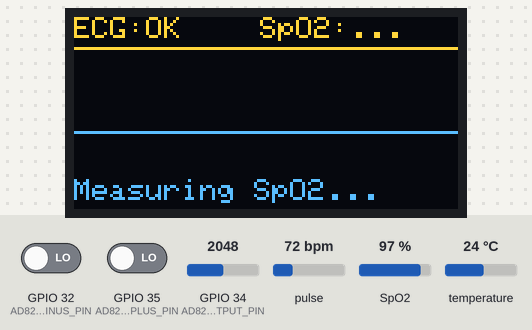
This program was run on a simulated ESP32. Parts: 128×64 one-colour display. Inputs (shaded band) come from the test bench; at power-on: GPIO 34 (AD8232_OUTPUT_PIN) = 2048, GPIO 35 (AD8232_LO_PLUS_PIN) LOW, GPIO 32 (AD8232_LO_MINUS_PIN) LOW, pulse 72 bpm, SpO2 97 %, temperature 24 °C (analog values on the 0–4095 scale). The OLED is the two-colour kind (top 16 rows yellow); WiFi joins after 1.5 s; servers stay silent unless stated; uploads are accepted with an empty reply; what the program prints to the serial monitor is not drawn.

Above: at 4.5 s.
4.6 s: GPIO 34 (AD8232_OUTPUT_PIN) set to 2137
At 5.7 s:
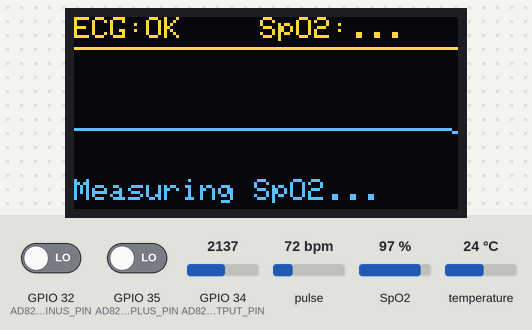
7.6 s: GPIO 35 (AD8232_LO_PLUS_PIN) driven HIGH
At 9.1 s:
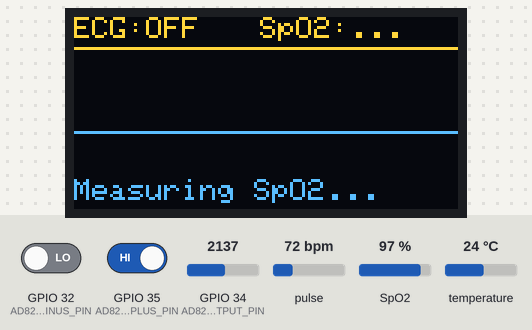
9.4 s: GPIO 35 (AD8232_LO_PLUS_PIN) driven LOW
At 10.9 s:
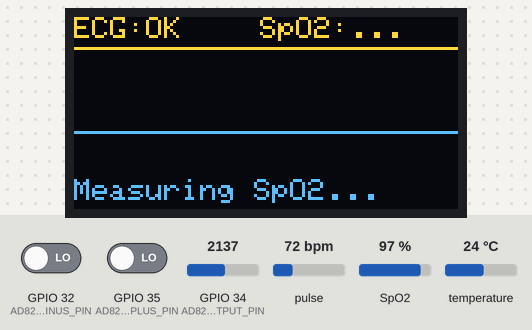
11.8 s: GPIO 34 (AD8232_OUTPUT_PIN) set to 2866
At 13.5 s:
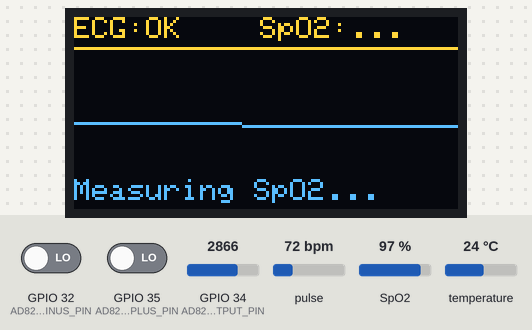
13.6 s: GPIO 32 (AD8232_LO_MINUS_PIN) driven HIGH
At 14.03 s:
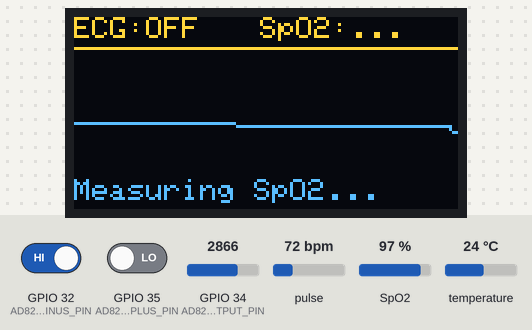
15.6 s: GPIO 32 (AD8232_LO_MINUS_PIN) driven LOW
At 31.2 s:
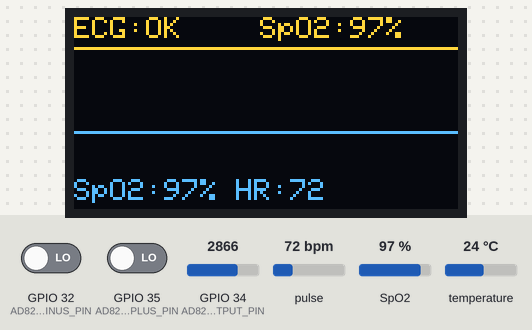
Timing chart, 0 to 31.6 s (numbered marks = the images above; inputs shaded):
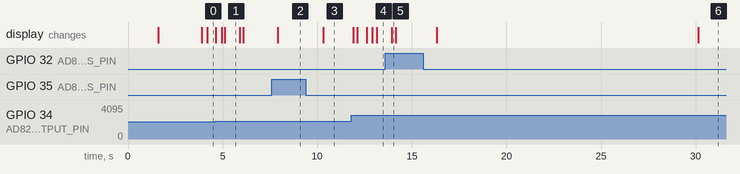

Measured:
- the behaviour switches between 2076 and 2077 on GPIO 34 (AD8232_OUTPUT_PIN) (found by bisection; images 0 and 1)
- after the input at 4.6 s, the display: first changes after 0.05 s (image 1 shows a later state)
- after the input at 7.6 s, the display: changes after 0.31 s (image 2)
- after the input at 9.4 s, the display: changes after 0.91 s (image 3)
- after the input at 11.8 s, the display: first changes after 0.11 s (image 4 shows a later state)
- after the input at 13.6 s, the display: changes after 0.33 s (image 5)
- after the input at 15.6 s, the display: first changes after 0.72 s (image 6 shows a later state)

The program:

main.cpp
```cpp
#include <Arduino.h>
#include <Wire.h>
#include <WiFi.h>
#include <HTTPClient.h>
#include <ArduinoJson.h>
#include <Adafruit_GFX.h>
#include <Adafruit_SSD1306.h>
#include <OneWire.h>
#include <DallasTemperature.h>

#include "MAX30105.h"
#include "spo2_algorithm.h"
#include "pins.h"

// =====================================================
// OLED CONFIGURATION
// =====================================================
#define SCREEN_WIDTH 128
#define SCREEN_HEIGHT 64
#define OLED_RESET -1

Adafruit_SSD1306 display(SCREEN_WIDTH, SCREEN_HEIGHT, &Wire, OLED_RESET);

// =====================================================
// SENSORS & NETWORK CONFIGURATION
// =====================================================
MAX30105 particleSensor;

OneWire oneWire(DS18B20_DATA_PIN);
DallasTemperature tempSensor(&oneWire);

const char* WIFI_SSID = "YOUR_WIFI_SSID";
const char* WIFI_PASS = "YOUR_WIFI_PASSWORD";
const char* SERVER_URL = "http://YOUR_SERVER_IP:4000/api/readings";
const char* DEVICE_API_KEY = "dev-api-key-123";
const char* DEVICE_ID = "ESP32_HARDWARE_NODE_01";
const char* PATIENT_ID = "PATIENT_DEMO_2026";

// =====================================================
// MAX30102 SPO2 BUFFER (SparkFun algorithm uses 100 samples)
// =====================================================
#define BUFFER_SIZE 100

uint32_t irBuffer[BUFFER_SIZE];
uint32_t redBuffer[BUFFER_SIZE];
int bufferIndex = 0;

int32_t spo2 = 0;
int8_t validSpO2 = 0;
int32_t maxHR = 0;
int8_t validHR = 0;

byte maxSampleCounter = 0;
#define FINGER_THRESHOLD 50000
long latestIR = 0;
long latestRED = 0;

// =====================================================
// ECG & TELEMETRY BUFFERS
// =====================================================
#define ECG_SAMPLE_RATE 250
#define ECG_SAMPLE_INTERVAL_US (1000000 / ECG_SAMPLE_RATE)
#define ECG_TELEMETRY_SIZE 187

int waveform[SCREEN_WIDTH];
float ecgTelemetryBuffer[ECG_TELEMETRY_SIZE];
int ecgTelemetryIndex = 0;

float baseline = 2048.0;
float ECG_GAIN = 0.035;

unsigned long lastECGSample = 0;
unsigned long lastDisplay = 0;
unsigned long lastTelemetrySend = 0;
unsigned long lastTempRead = 0;

float currentTemperature = NAN;
bool temperatureValid = false;

// =====================================================
// SETUP
// =====================================================
void setup() {
  Serial.begin(115200);

  // I2C
  Wire.begin(I2C_SDA_PIN, I2C_SCL_PIN);

  // AD8232
  pinMode(AD8232_LO_PLUS_PIN, INPUT);
  pinMode(AD8232_LO_MINUS_PIN, INPUT);
  analogReadResolution(12);
  analogSetPinAttenuation(AD8232_OUTPUT_PIN, ADC_11db);

  // OLED
  if (!display.begin(SSD1306_SWITCHCAPVCC, 0x3C)) {
    Serial.println("OLED NOT FOUND");
    while (1);
  }

  display.clearDisplay();
  display.setTextColor(SSD1306_WHITE);
  display.setTextSize(2);
  display.setCursor(25, 5);
  display.println("HEALTH");
  display.setTextSize(1);
  display.setCursor(35, 32);
  display.println("Starting...");
  display.display();
  delay(1500);

  // MAX30102
  if (!particleSensor.begin(Wire, I2C_SPEED_FAST)) {
    Serial.println("MAX30102 NOT FOUND");
    display.clearDisplay();
    display.setTextSize(1);
    display.setCursor(5, 20);
    display.println("MAX30102 NOT FOUND");
    display.setCursor(5, 35);
    display.println("Check SDA/SCL");
    display.display();
    while (1);
  }

  byte ledBrightness = 60;
  byte sampleAverage = 4;
  byte ledMode = 2;       // RED + IR
  int sampleRate = 100;   // 100 Hz
  int pulseWidth = 411;
  int adcRange = 4096;

  particleSensor.setup(ledBrightness, sampleAverage, ledMode, sampleRate, pulseWidth, adcRange);

  // DS18B20
  tempSensor.begin();

  // Initialize waveform & telemetry buffer
  for (int i = 0; i < SCREEN_WIDTH; i++) {
    waveform[i] = 38;
  }
  for (int i = 0; i < ECG_TELEMETRY_SIZE; i++) {
    ecgTelemetryBuffer[i] = 0.0;
  }

  display.clearDisplay();
  display.display();

  // Wi-Fi Connection
  WiFi.begin(WIFI_SSID, WIFI_PASS);
  Serial.print("Connecting to Wi-Fi");
  int retries = 0;
  while (WiFi.status() != WL_CONNECTED && retries < 20) {
    delay(500);
    Serial.print(".");
    retries++;
  }
  if (WiFi.status() == WL_CONNECTED) {
    Serial.println("\n[Wi-Fi] Connected! IP: " + WiFi.localIP().toString());
  } else {
    Serial.println("\n[Wi-Fi] Offline/Pending connection mode.");
  }

  lastECGSample = micros();

  Serial.println();
  Serial.println("====================================");
  Serial.println(" HEALTH MONITOR & TELEMETRY NODE");
  Serial.println(" ECG + MAX30102 + DS18B20 + Wi-Fi");
  Serial.println("====================================");
  Serial.println();
}

// =====================================================
// TELEMETRY TRANSMISSION
// =====================================================
// Base epoch: 2026-01-01T00:00:00Z as Unix seconds
#define EPOCH_BASE_SEC 1767225600UL

// Build a UTC ISO-8601 timestamp from millis() offset against EPOCH_BASE_SEC
String buildTimestamp() {
  unsigned long totalSec = EPOCH_BASE_SEC + (millis() / 1000UL);
  unsigned int ms       = millis() % 1000;
  unsigned long sec  = totalSec % 60;
  unsigned long min  = (totalSec / 60) % 60;
  unsigned long hr   = (totalSec / 3600) % 24;
  unsigned long days = totalSec / 86400;
  // approximate Gregorian date from day count (good for ~2026-2099)
  unsigned long y = 2000;
  while (true) {
    bool leap = (y % 4 == 0 && (y % 100 != 0 || y % 400 == 0));
    unsigned long dy = leap ? 366 : 365;
    if (days < dy) break;
    days -= dy;
    y++;
  }
  static const uint8_t dpm[12] = {31,28,31,30,31,30,31,31,30,31,30,31};
  bool leap = (y % 4 == 0 && (y % 100 != 0 || y % 400 == 0));
  unsigned long m = 1;
  for (; m <= 12; m++) {
    unsigned long dim = dpm[m - 1] + (m == 2 && leap ? 1 : 0);
    if (days < dim) break;
    days -= dim;
  }
  unsigned long d = days + 1;
  char buf[28];
  snprintf(buf, sizeof(buf), "%04lu-%02lu-%02luT%02lu:%02lu:%02lu.%03uZ",
           y, m, d, hr, min, sec, ms);
  return String(buf);
}

void sendTelemetry(bool leadOff) {
  JsonDocument doc;
  doc["deviceId"] = DEVICE_ID;
  doc["patientId"] = PATIENT_ID;
  doc["timestamp"] = buildTimestamp();

  bool fingerDetected = (latestIR >= FINGER_THRESHOLD);

  if (fingerDetected && validHR) {
    doc["heartRate"] = maxHR;
    doc["heartRateValid"] = true;
  } else {
    doc["heartRate"] = nullptr;
    doc["heartRateValid"] = false;
  }

  if (fingerDetected && validSpO2) {
    doc["spo2"] = spo2;
    doc["spo2Valid"] = true;
  } else {
    doc["spo2"] = nullptr;
    doc["spo2Valid"] = false;
  }

  if (temperatureValid) {
    doc["temperature"] = currentTemperature;
    doc["temperatureValid"] = true;
  } else {
    doc["temperature"] = nullptr;
    doc["temperatureValid"] = false;
  }

  JsonArray ecgArray = doc["ecg"].to<JsonArray>();
  if (!leadOff) {
    for (int i = 0; i < ECG_TELEMETRY_SIZE; i++) {
      ecgArray.add(ecgTelemetryBuffer[(ecgTelemetryIndex + i) % ECG_TELEMETRY_SIZE]);
    }
  }

  doc["ecgLeadOff"] = leadOff;
  doc["ecgSignalQuality"] = leadOff ? "LEAD_OFF" : "GOOD";
  doc["ppgSignalQuality"] = fingerDetected ? (validSpO2 ? "GOOD" : "POOR") : "NO_FINGER";
  doc["fingerDetected"] = fingerDetected;
  doc["wifiRssi"] = WiFi.RSSI();
  doc["max30102Status"] = fingerDetected ? "CONNECTED" : "NO_FINGER";
  doc["ad8232Status"] = leadOff ? "LEAD_OFF" : "GOOD_SIGNAL";
  doc["ds18b20Status"] = temperatureValid ? "CONNECTED" : "INVALID";
  doc["esp32Status"] = "ONLINE";

  String jsonPayload;
  serializeJson(doc, jsonPayload);

  Serial.print("[TELEMETRY_JSON]");
  Serial.println(jsonPayload);

  if (WiFi.status() == WL_CONNECTED) {
    HTTPClient http;
    http.begin(SERVER_URL);
    http.addHeader("Content-Type", "application/json");
    http.addHeader("x-device-api-key", DEVICE_API_KEY);

    int httpCode = http.POST(jsonPayload);
    if (httpCode > 0) {
      Serial.printf("[HTTP] POST Code: %d\n", httpCode);
    } else {
      Serial.printf("[HTTP] POST Failed: %s\n", http.errorToString(httpCode).c_str());
    }
    http.end();
  }
}

// =====================================================
// LOOP
// =====================================================
void loop() {
  unsigned long currentMicros = micros();
  unsigned long currentMillis = millis();

  // -------------------------------------------------
  // 1. DS18B20 TEMPERATURE SAMPLING (Every 2s)
  // -------------------------------------------------
  if (currentMillis - lastTempRead >= 2000) {
    lastTempRead = currentMillis;
    tempSensor.requestTemperatures();
    float t = tempSensor.getTempCByIndex(0);
    if (t > -55.0 && t < 85.0) {
      currentTemperature = t;
      temperatureValid = true;
    } else {
      temperatureValid = false;
    }
  }

  // -------------------------------------------------
  // 2. AD8232 ECG SAMPLING @ 250 Hz
  // -------------------------------------------------
  if (currentMicros - lastECGSample >= ECG_SAMPLE_INTERVAL_US) {
    lastECGSample += ECG_SAMPLE_INTERVAL_US;

    int rawECG = analogRead(AD8232_OUTPUT_PIN);
    bool leadOff = digitalRead(AD8232_LO_PLUS_PIN) || digitalRead(AD8232_LO_MINUS_PIN);

    baseline = baseline * 0.995 + rawECG * 0.005;
    float ecgAC = rawECG - baseline;

    int y = 38 - (int)(ecgAC * ECG_GAIN);
    y = constrain(y, 14, 50);

    for (int i = 0; i < SCREEN_WIDTH - 1; i++) {
      waveform[i] = waveform[i + 1];
    }
    waveform[SCREEN_WIDTH - 1] = leadOff ? 38 : y;

    ecgTelemetryBuffer[ecgTelemetryIndex] = ecgAC;
    ecgTelemetryIndex = (ecgTelemetryIndex + 1) % ECG_TELEMETRY_SIZE;
  }

  // -------------------------------------------------
  // 3. MAX30102 SAMPLING & SPO2 ALGORITHM
  // -------------------------------------------------
  particleSensor.check();

  while (particleSensor.available()) {
    uint32_t irValue = particleSensor.getFIFOIR();
    uint32_t redValue = particleSensor.getFIFORed();

    latestIR = irValue;
    latestRED = redValue;

    if (irValue > FINGER_THRESHOLD) {
      maxSampleCounter++;
      if (maxSampleCounter >= 4) {
        maxSampleCounter = 0;

        if (bufferIndex < BUFFER_SIZE) {
          irBuffer[bufferIndex] = irValue;
          redBuffer[bufferIndex] = redValue;
          bufferIndex++;
        }

        if (bufferIndex >= BUFFER_SIZE) {
          Serial.println();
          Serial.println("Calculating SpO2 & HR...");

          maxim_heart_rate_and_oxygen_saturation(
            irBuffer,
            BUFFER_SIZE,
            redBuffer,
            &spo2,
            &validSpO2,
            &maxHR,
            &validHR
          );

          if (validSpO2) {
            Serial.print("SpO2 = "); Serial.print(spo2); Serial.println(" %");
          } else {
            Serial.println("SpO2 = INVALID");
          }

          if (validHR) {
            Serial.print("MAX HR = "); Serial.print(maxHR); Serial.println(" BPM");
          } else {
            Serial.println("MAX HR = INVALID");
          }

          for (int i = 25; i < BUFFER_SIZE; i++) {
            irBuffer[i - 25] = irBuffer[i];
            redBuffer[i - 25] = redBuffer[i];
          }
          bufferIndex = 75;
        }
      }
    } else {
      bufferIndex = 0;
      maxSampleCounter = 0;
      spo2 = 0;
      validSpO2 = 0;
      maxHR = 0;
      validHR = 0;
    }

    particleSensor.nextSample();
  }

  // -------------------------------------------------
  // 4. OLED DISPLAY UPDATE (50ms interval)
  // -------------------------------------------------
  if (currentMillis - lastDisplay >= 50) {
    lastDisplay = currentMillis;

    bool leadOff = digitalRead(AD8232_LO_PLUS_PIN) || digitalRead(AD8232_LO_MINUS_PIN);

    display.clearDisplay();

    // HEADER
    display.setTextSize(1);
    display.setCursor(0, 0);
    display.print("ECG:");
    display.print(leadOff ? "OFF" : "OK ");

    // SPO2
    display.setCursor(62, 0);
    display.print("SpO2:");
    if (latestIR < FINGER_THRESHOLD) {
      display.print("--");
    } else if (validSpO2) {
      display.print(spo2);
      display.print("%");
    } else {
      display.print("...");
    }

    // DIVIDER
    display.drawLine(0, 10, 127, 10, SSD1306_WHITE);

    // ECG WAVEFORM
    for (int x = 1; x < SCREEN_WIDTH; x++) {
      display.drawLine(x - 1, waveform[x - 1], x, waveform[x], SSD1306_WHITE);
    }

    // BOTTOM STATUS
    display.fillRect(0, 52, 128, 12, BLACK);
    display.setCursor(0, 54);

    if (latestIR < FINGER_THRESHOLD) {
      display.print("Place finger on MAX30102");
    } else if (!validSpO2) {
      display.print("Measuring SpO2...");
    } else {
      display.print("SpO2:");
      display.print(spo2);
      display.print("% ");
      if (validHR) {
        display.print("HR:");
        display.print(maxHR);
      }
    }

    display.display();
  }

  // -------------------------------------------------
  // 5. HTTP TELEMETRY DISPATCH TO BACKEND (3s interval)
  // -------------------------------------------------
  if (currentMillis - lastTelemetrySend >= 3000) {
    lastTelemetrySend = currentMillis;
    bool leadOff = digitalRead(AD8232_LO_PLUS_PIN) || digitalRead(AD8232_LO_MINUS_PIN);
    sendTelemetry(leadOff);
  }
}
```

pins.h
```cpp
#pragma once

// MAX30102 wiring is confirmed by the project brief.
constexpr int I2C_SDA_PIN = 21;
constexpr int I2C_SCL_PIN = 22;

// Verified standard ESP32 pin configuration
constexpr int AD8232_OUTPUT_PIN = 34;   // ADC1 CH6 (Analog ECG input)
constexpr int AD8232_LO_PLUS_PIN = 35;  // Lead-Off + detection
constexpr int AD8232_LO_MINUS_PIN = 32; // Lead-Off - detection
constexpr int DS18B20_DATA_PIN = 4;     // 1-Wire Data pin for temperature sensor
```
